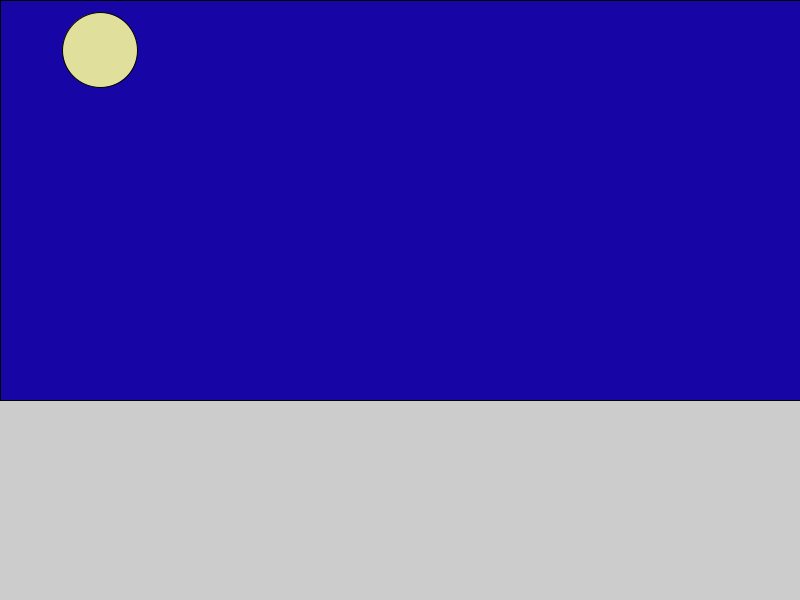
Frame 1 (no input)
Frame 60 (the mouse pressed at the canvas centre just before this capture): identical to frame 1, image omitted
Frame 120 (the mouse held since frame 60 and released just before this capture): identical to frame 1, image omitted

The Processing sketch that drew this single still picture (run headless with seeded random() and noise(); from frame 60 on, the mouse is pressed at the canvas centre):

// Processing sketch: SeasonsProject
// ── SeasonsProject.pde
void setup() {
  size(800, 600);
  int timeOfDay = 5;
  String season = "SUMMER";
  int numClouds = 2;
  //Anything else you may need here

  drawSky(season, timeOfDay);
  //drawClouds(numClouds);
  //drawLandscape(season, timeOfDay);
  //drawTrees(season);
  //drawSomeItem();
}

void draw() {
}

void drawSky(String season, int timeOfDay) {
  //What happens in the sky, particularly at a time of day?
  if (timeOfDay < 6) {
    drawNightSky(); //This will error at first. We will fix it as a class
  } else if (timeOfDay < 10) {
    //drawSunriseSky();
  } else if (timeOfDay < 18) {
    //drawDaytimeSky();
  } else if (timeOfDay < 20) {
    //drawSunsetSky();
  } else {
    //drawNightSky();
  }

  //What happens specifically in the sky, specifically in a particular season?
  if (season == "SUMMER") {
    //drawBird();
  } else if (season == "WINTER") {
    //drawSnowflakes();
  } else if (season == "SPRING") {
    //drawPollen();
  } else {
    //drawBlimp();
  }
}

void drawNightSky(){
  fill(24, 5, 166);
  rect(0, 0, width, height * 2 / 3);
  fill(224, 223, 155);
  circle(100, 50, 75);
}
